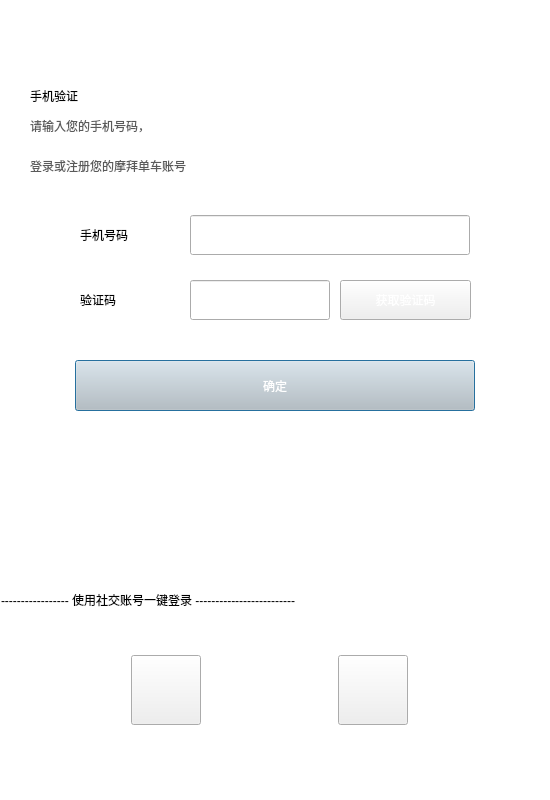
<?xml version="1.0" encoding="UTF-8"?>
<ui version="4.0">
 <class>LoginDialog</class>
 <widget class="QDialog" name="LoginDialog">
  <property name="geometry">
   <rect>
    <x>0</x>
    <y>0</y>
    <width>550</width>
    <height>800</height>
   </rect>
  </property>
  <property name="windowTitle">
   <string>用户登录</string>
  </property>
  <widget class="QPushButton" name="loginButton">
   <property name="geometry">
    <rect>
     <x>75</x>
     <y>360</y>
     <width>400</width>
     <height>51</height>
    </rect>
   </property>
   <property name="styleSheet">
    <string notr="true">font: 11pt &quot;黑体&quot;;
background-color: rgb(196, 196, 196);
color: rgb(255, 255, 255);</string>
   </property>
   <property name="text">
    <string>确定</string>
   </property>
  </widget>
  <widget class="QLabel" name="accountLabel">
   <property name="geometry">
    <rect>
     <x>80</x>
     <y>215</y>
     <width>90</width>
     <height>40</height>
    </rect>
   </property>
   <property name="minimumSize">
    <size>
     <width>0</width>
     <height>40</height>
    </size>
   </property>
   <property name="styleSheet">
    <string notr="true">font: 11pt &quot;新宋体&quot;;</string>
   </property>
   <property name="text">
    <string>手机号码</string>
   </property>
  </widget>
  <widget class="QLabel" name="passwordLabel">
   <property name="geometry">
    <rect>
     <x>80</x>
     <y>280</y>
     <width>90</width>
     <height>40</height>
    </rect>
   </property>
   <property name="minimumSize">
    <size>
     <width>0</width>
     <height>40</height>
    </size>
   </property>
   <property name="styleSheet">
    <string notr="true">font: 11pt &quot;新宋体&quot;;</string>
   </property>
   <property name="text">
    <string>验证码</string>
   </property>
  </widget>
  <widget class="QLineEdit" name="accountEdit">
   <property name="geometry">
    <rect>
     <x>190</x>
     <y>215</y>
     <width>280</width>
     <height>40</height>
    </rect>
   </property>
   <property name="minimumSize">
    <size>
     <width>0</width>
     <height>40</height>
    </size>
   </property>
  </widget>
  <widget class="QLineEdit" name="passwordEdit">
   <property name="geometry">
    <rect>
     <x>190</x>
     <y>280</y>
     <width>140</width>
     <height>40</height>
    </rect>
   </property>
   <property name="minimumSize">
    <size>
     <width>0</width>
     <height>40</height>
    </size>
   </property>
  </widget>
  <widget class="QLabel" name="label">
   <property name="geometry">
    <rect>
     <x>30</x>
     <y>80</y>
     <width>101</width>
     <height>31</height>
    </rect>
   </property>
   <property name="styleSheet">
    <string notr="true">font: 75 14pt &quot;Adobe Arabic&quot;;
color: rgb(2, 2, 2);</string>
   </property>
   <property name="text">
    <string>手机验证</string>
   </property>
  </widget>
  <widget class="QLabel" name="label_2">
   <property name="geometry">
    <rect>
     <x>30</x>
     <y>110</y>
     <width>261</width>
     <height>31</height>
    </rect>
   </property>
   <property name="styleSheet">
    <string notr="true">font: 75 12pt &quot;Adobe Arabic&quot;;
color: rgb(90, 90, 90);</string>
   </property>
   <property name="text">
    <string>请输入您的手机号码，</string>
   </property>
  </widget>
  <widget class="QLabel" name="label_3">
   <property name="geometry">
    <rect>
     <x>30</x>
     <y>150</y>
     <width>261</width>
     <height>31</height>
    </rect>
   </property>
   <property name="styleSheet">
    <string notr="true">font: 75 12pt &quot;Adobe Arabic&quot;;
color: rgb(90, 90, 90);</string>
   </property>
   <property name="text">
    <string>登录或注册您的摩拜单车账号</string>
   </property>
  </widget>
  <widget class="QPushButton" name="reqVerifyCodeButton">
   <property name="geometry">
    <rect>
     <x>340</x>
     <y>280</y>
     <width>131</width>
     <height>40</height>
    </rect>
   </property>
   <property name="minimumSize">
    <size>
     <width>0</width>
     <height>40</height>
    </size>
   </property>
   <property name="styleSheet">
    <string notr="true">font: 10pt &quot;黑体&quot;;
color: rgb(255, 255, 255);</string>
   </property>
   <property name="text">
    <string>获取验证码</string>
   </property>
  </widget>
  <widget class="QLabel" name="backgroundLabel">
   <property name="geometry">
    <rect>
     <x>0</x>
     <y>0</y>
     <width>550</width>
     <height>800</height>
    </rect>
   </property>
   <property name="styleSheet">
    <string notr="true">background-color: rgb(255, 255, 255);</string>
   </property>
   <property name="text">
    <string/>
   </property>
  </widget>
  <widget class="QLabel" name="label_4">
   <property name="geometry">
    <rect>
     <x>1</x>
     <y>590</y>
     <width>541</width>
     <height>20</height>
    </rect>
   </property>
   <property name="styleSheet">
    <string notr="true">font: 11pt &quot;新宋体&quot;;</string>
   </property>
   <property name="text">
    <string>----------------- 使用社交账号一键登录 -------------------------</string>
   </property>
  </widget>
  <widget class="QWidget" name="horizontalLayoutWidget">
   <property name="geometry">
    <rect>
     <x>0</x>
     <y>650</y>
     <width>541</width>
     <height>80</height>
    </rect>
   </property>
   <layout class="QHBoxLayout" name="horizontalLayout">
    <item>
     <widget class="QPushButton" name="wechatButton">
      <property name="maximumSize">
       <size>
        <width>70</width>
        <height>70</height>
       </size>
      </property>
      <property name="text">
       <string/>
      </property>
     </widget>
    </item>
    <item>
     <widget class="QPushButton" name="weiboButton">
      <property name="maximumSize">
       <size>
        <width>70</width>
        <height>70</height>
       </size>
      </property>
      <property name="text">
       <string/>
      </property>
     </widget>
    </item>
   </layout>
  </widget>
  <zorder>backgroundLabel</zorder>
  <zorder>loginButton</zorder>
  <zorder>accountLabel</zorder>
  <zorder>passwordLabel</zorder>
  <zorder>accountEdit</zorder>
  <zorder>passwordEdit</zorder>
  <zorder>label</zorder>
  <zorder>label_2</zorder>
  <zorder>label_3</zorder>
  <zorder>reqVerifyCodeButton</zorder>
  <zorder>label_4</zorder>
  <zorder>horizontalLayoutWidget</zorder>
 </widget>
 <resources/>
 <connections/>
</ui>
